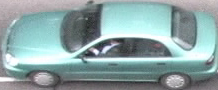
#> input picture test/im1.jpg, 218 x 90 px, given as the content of the folder /home/daniel/Documents/CarImages/Positive100, which was not available
$ python train.py
#> lines starting #> are read from the running program, lines starting #| are printed output that depends on the picture; pictures that were not available may be replaced by others from this repository, and a replacement may not be noted
import cv2
import os
import numpy as np
import random

def load_images_from_folder(folder):
    images = []
    for filename in os.listdir(folder):
        img = cv2.imread(os.path.join(folder,filename))
#> img is the input picture: shape (90, 218, 3); mean B, G, R 164.7, 163.5, 140.8
        if img is not None:
            images.append(img)
    return images

def resize(images):
    resized = []
    for im in images:
        i = cv2.resize(im, (64,32))
        resized.append(i)
    return resized

def training_data(positives, negatives):
    trainImages = []
    trainLables = []

    while positives or negatives:
        r = random.random()
        if r <0.5:
            try:
                trainImages.append(positives.pop())
                trainLables.append([1, 0])
            except:
                pass
        else:
            try:
                trainImages.append(negatives.pop())
                trainLables.append([0, 1])
            except:
                pass
    return trainImages, trainLables

pos_folder = '/home/daniel/Documents/CarImages/Positive100'
positives = load_images_from_folder(pos_folder)
#> positives = 1 item
print("Loading positive images finised")

neg_folder = '/home/daniel/Documents/CarImages/Negative100'
negatives = load_images_from_folder(neg_folder)
#> negatives = 1 item
print("Loading negative images finised")

# Training images and labels:
trainImages, trainLables = training_data(positives, negatives)
#> the loop in training_data, `while positives or negatives:` made 3 passes
#> r on passes 1 to 3: 0.844, 0.758, 0.421
#> after the loop in training_data, `while positives or negatives:`: negatives = []; trainImages = 2 items; trainLables = [[0, 1], [1, 0]]
#> trainImages = 2 items; trainLables = [[0, 1], [1, 0]]
#print("Trainlables: ", trainLables)

# Resizing training image:
resized = resize(trainImages)
#> the loop in resize, `for im in images:` made 2 passes
#> pass 1, in resize, `i = cv2.resize(im, (64,32))`:
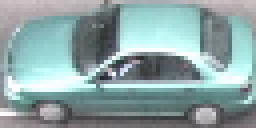
#> i: shape (32, 64, 3) (shown 4 times larger); mean B, G, R 164.5, 163.3, 140.6
#> after the loop in resize, `for im in images:`: resized = 2 items
#> resized = 2 items

# Test images:
test_folder = '/home/daniel/Repositories/VehicleDetector/test'
test = load_images_from_folder(test_folder)
#> test = 3 items
print("Loading test images finised")
test_resized = resize(test)
#> the loop in resize (call 2), `for im in images:` made 3 passes
#> pass 2, in resize (call 2), `i = cv2.resize(im, (64,32))`:
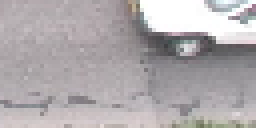
#> i: shape (32, 64, 3) (shown 4 times larger); mean B, G, R 172.8, 170.5, 175.5
#> pass 3, in resize (call 2), `i = cv2.resize(im, (64,32))`:
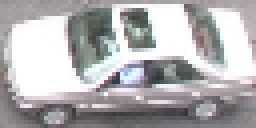
#> i: shape (32, 64, 3) (shown 4 times larger); mean B, G, R 176.9, 175.2, 176.6
#> test_resized = 3 items

'''
for im in resized:
    cv2.imshow('Positive', im)
    cv2.waitKey()
'''

# HOG parameters:
winSize = (64, 32)
blockSize = (32, 32)  # h x w in cells
blockStride = (32, 32)
cellSize = (16, 16)  # h x w in pixels
nbins = 9  # number of orientation bins

# HOG computation for training images:
hog = cv2.HOGDescriptor(winSize, blockSize, blockStride, cellSize, nbins)
hog_feats = []
for im in range(len(resized)):
    im_feature = hog.compute(resized[im])
    hog_feats.append(im_feature)
#> this loop made 2 passes
#> after the loop, hog_feats = 2 items

# Compute HOG for test image:
hog_test_feats = []
for im in range(len(test_resized)):
    im_feature = hog.compute(test_resized[im])
    hog_test_feats.append(im_feature)
#> this loop made 3 passes
#> after the loop, hog_test_feats = 3 items

# Adjusting data for neural net:
HOG_Data = []
for sample in range(len(hog_feats)):
    HOG_Row = []
    for feature in range(len(hog_feats[sample])):
#> (the run stopped early here; a loop or call above may not have finished)
